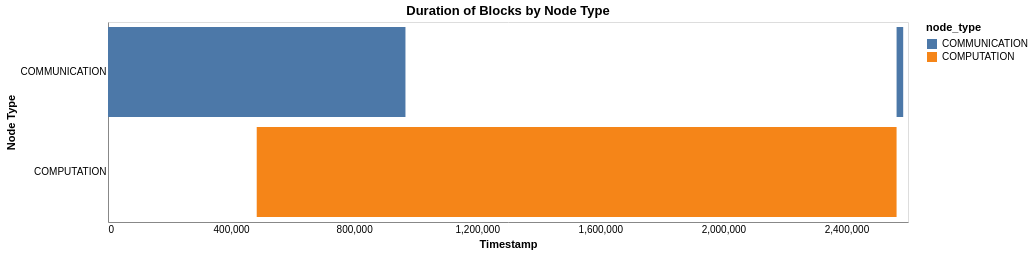
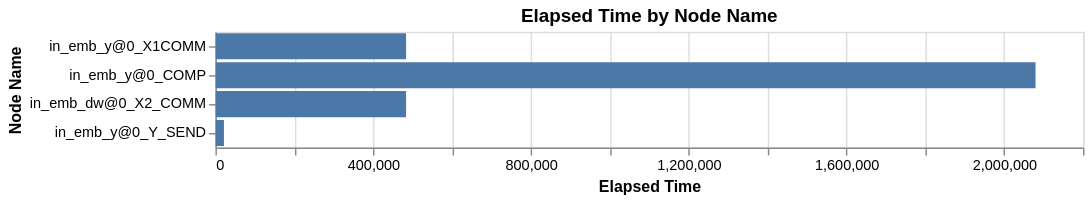

Notebook source saved alongside these figures, in order:
### Code cell
df = pd.read_csv("results/GPT_3_1300M/2D_Torus/trace_4_2_2_4_0.csv")
df = get_timings_df(df)
plot_one_npu(df, 0)
#plot_all_npus(df)

### Figure 1 — Vega-Lite specification as saved in the notebook (floating-point values rounded to 4 significant figures)
{"config": {"view": {"continuousWidth": 300, "continuousHeight": 300}, "axis": {"grid": false, "ticks": false}}, "data": {"name": "data-64afa5c4b8cb77420c081de24bee8857"}, "mark": {"type": "bar"}, "encoding": {"color": {"field": "node_type", "type": "nominal"}, "x": {"field": "start", "title": "Timestamp", "type": "quantitative"}, "x2": {"field": "end"}, "y": {"field": "node_type", "title": "Node Type", "type": "nominal"}}, "height": 200, "params": [{"name": "param_139", "select": {"type": "interval", "encodings": ["x", "y"]}, "bind": "scales"}], "title": "Duration of Blocks by Node Type", "width": 800, "$schema": "https://vega.github.io/schema/vega-lite/v5.20.1.json", "datasets": {"data-64afa5c4b8cb77420c081de24bee8857": [{"start": 0, "end": 0, "node_type": "COMPUTATION"}, {"start": 483368, "end": 2562866, "node_type": "COMPUTATION"}, {"start": 0, "end": 966736, "node_type": "COMMUNICATION"}, {"start": 2562866, "end": 2584397, "node_type": "COMMUNICATION"}]}}

### Figure 2 — Vega-Lite specification as saved in the notebook (floating-point values rounded to 4 significant figures)
{"config": {"view": {"continuousWidth": 300, "continuousHeight": 300}, "axis": {"labelFontSize": 10}}, "data": {"name": "data-2b6a2c8c7ade7c901a53c5da8b1daa52"}, "mark": {"type": "bar"}, "encoding": {"tooltip": [{"field": "node_name", "type": "nominal"}, {"field": "elapsed_time", "type": "quantitative"}, {"field": "tick_issue", "type": "quantitative"}], "x": {"field": "elapsed_time", "title": "Elapsed Time", "type": "quantitative"}, "y": {"field": "node_name", "sort": {"field": "tick_issue", "order": "ascending"}, "title": "Node Name", "type": "nominal"}}, "height": 80, "params": [{"name": "param_140", "select": {"type": "interval", "encodings": ["x", "y"]}, "bind": "scales"}], "title": "Elapsed Time by Node Name", "width": 600, "$schema": "https://vega.github.io/schema/vega-lite/v5.20.1.json", "datasets": {"data-2b6a2c8c7ade7c901a53c5da8b1daa52": [{"sys_id": 0, "tick_issue": 0, "node_id": 4, "node_name": "in_emb_y@0_X1COMM", "node_type": 7, "tick_callback": 483368, "elapsed_time": 483368}, {"sys_id": 0, "tick_issue": 483368, "node_id": 3, "node_name": "in_emb_y@0_COMP", "node_type": 4, "tick_callback": 2562866, "elapsed_time": 2079498}, {"sys_id": 0, "tick_issue": 483368, "node_id": 7, "node_name": "in_emb_dw@0_X2_COMM", "node_type": 7, "tick_callback": 966736, "elapsed_time": 483368}, {"sys_id": 0, "tick_issue": 2562866, "node_id": 33489, "node_name": "in_emb_y@0_Y_SEND", "node_type": 5, "tick_callback": 2584397, "elapsed_time": 21531}]}}
